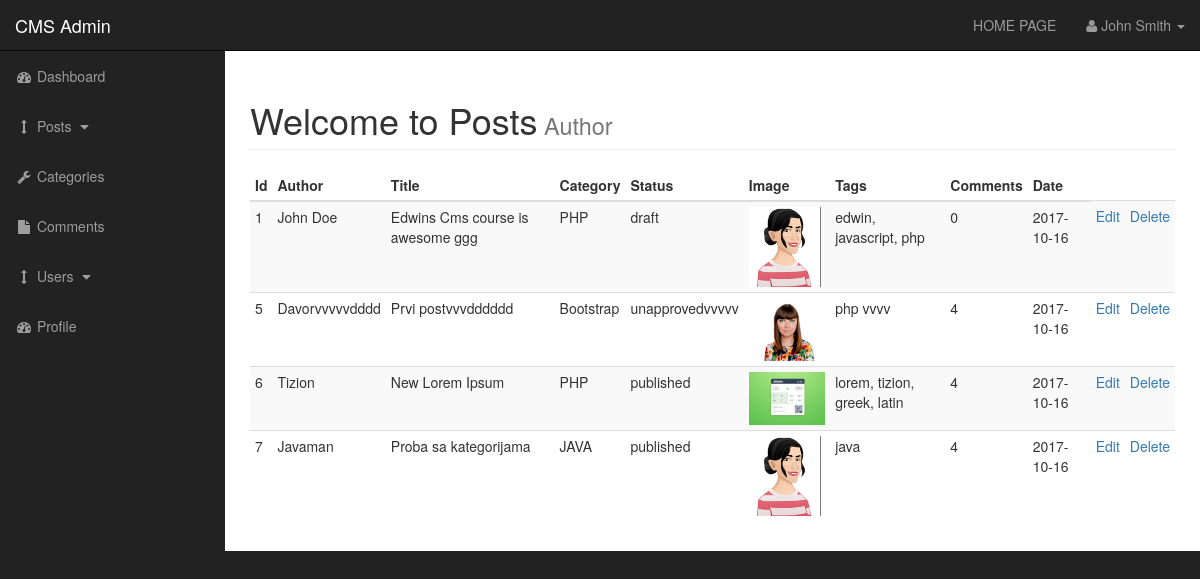
The page /admin/posts.php on the database its author committed.
### tables this page shows
CREATE TABLE IF NOT EXISTS `posts` (
  `post_id` int(3) NOT NULL AUTO_INCREMENT,
  `post_category_id` int(3) NOT NULL,
  `post_title` varchar(255) NOT NULL,
  `post_author` varchar(255) NOT NULL,
  `post_date` date NOT NULL,
  `post_image` text NOT NULL,
  `post_content` text NOT NULL,
  `post_tags` varchar(255) NOT NULL,
  `post_comment_count` int(11) NOT NULL DEFAULT '0',
  `post_status` varchar(255) NOT NULL DEFAULT 'draft',
  PRIMARY KEY (`post_id`)
);

CREATE TABLE IF NOT EXISTS `categories` (
  `cat_id` int(3) NOT NULL AUTO_INCREMENT,
  `cat_title` varchar(255) NOT NULL,
  PRIMARY KEY (`cat_id`)
);

### admin/includes/view_all_posts.php (the view, shortened to what this page needs)
<table class="table table-striped table-condensed table-hover">
        <thead>
            <tr>
                <th>Id</th>
                <th>Author</th>
                <th>Title</th>
                <th>Category</th>
                <th>Status</th>
                <th>Image</th>
                <th>Tags</th>
                <th>Comments</th>
                <th>Date</th>
            </tr>
        </thead>
        <tbody>
<?php
$query = "SELECT * FROM posts";
$select_posts = mysqli_query($connection, $query);
while ($row = mysqli_fetch_assoc($select_posts)) {
    $post_id = $row['post_id'];
    $post_author = $row['post_author'];
    $post_title = $row['post_title'];
    $post_category_id = $row['post_category_id'];
    $post_status = $row['post_status'];
    $post_image = $row['post_image'];
    $post_tags = $row['post_tags'];
    $post_comment_count = $row['post_comment_count'];
    $post_date = $row['post_date'];
    echo "<tr>";
    echo "<td>{$post_id}</td>";
    echo "<td>{$post_author}</td>";
    echo "<td>{$post_title}</td>";
$query = "SELECT * FROM categories WHERE cat_id = '$post_category_id' ";
    $select_categories_id = mysqli_query($connection, $query);
while ($row = mysqli_fetch_assoc($select_categories_id)) {
    $cat_title = $row['cat_title'];
}
    echo "<td>{$cat_title}</td>";
    echo "<td>{$post_status}</td>";
    echo "<td><img src='../images/{$post_image}' class='img-responsive' style='max-height: 80px'></td>";
    echo "<td>{$post_tags}</td>";
    echo "<td>{$post_comment_count}</td>";
    echo "<td>{$post_date}</td>";
    echo "<td><a href='posts.php?source=edit_post&p_id={$post_id}'>Edit</a></td>";
    echo "<td><a href='posts.php?delete={$post_id}'>Delete</a></td>";
    echo "</tr>";
}
?>
        </tbody>
</table>

### admin/css/sb-admin.css (style rules this page uses)
body { margin-top: 100px; background-color: #222; }
@media (min-width:768px) { body { margin-top: 50px; } }

### rows shown on the page
posts: post_id "1", post_author "John Doe", post_title "Edwins Cms course is awesome ggg", categories.cat_title "PHP", post_status "draft", post_image (picture), post_tags "edwin, javascript, php", post_comment_count "0", post_date "2017-10-16"
posts: post_id "5", post_author "Davorvvvvvdddd", post_title "Prvi postvvvdddddd", categories.cat_title "Bootstrap", post_status "unapprovedvvvvv", post_image (picture), post_tags "php vvvv", post_comment_count "4", post_date "2017-10-16"
posts: post_id "6", post_author "Tizion", post_title "New Lorem Ipsum", categories.cat_title "PHP", post_status "published", post_image (picture), post_tags "lorem, tizion, greek, latin", post_comment_count "4", post_date "2017-10-16"
posts: post_id "7", post_author "Javaman", post_title "Proba sa kategorijama", categories.cat_title "JAVA", post_status "published", post_image (picture), post_tags "java", post_comment_count "4", post_date "2017-10-16"
